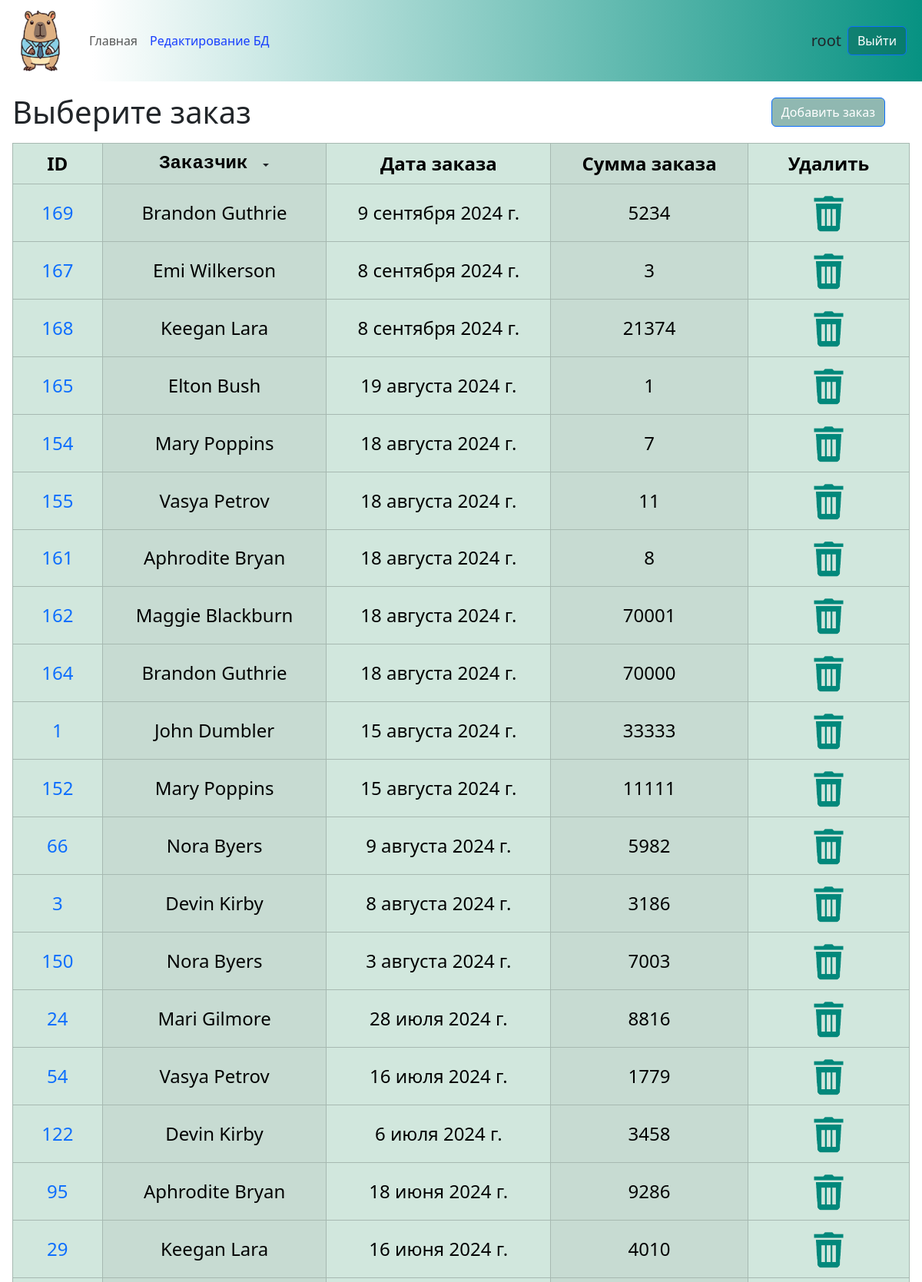
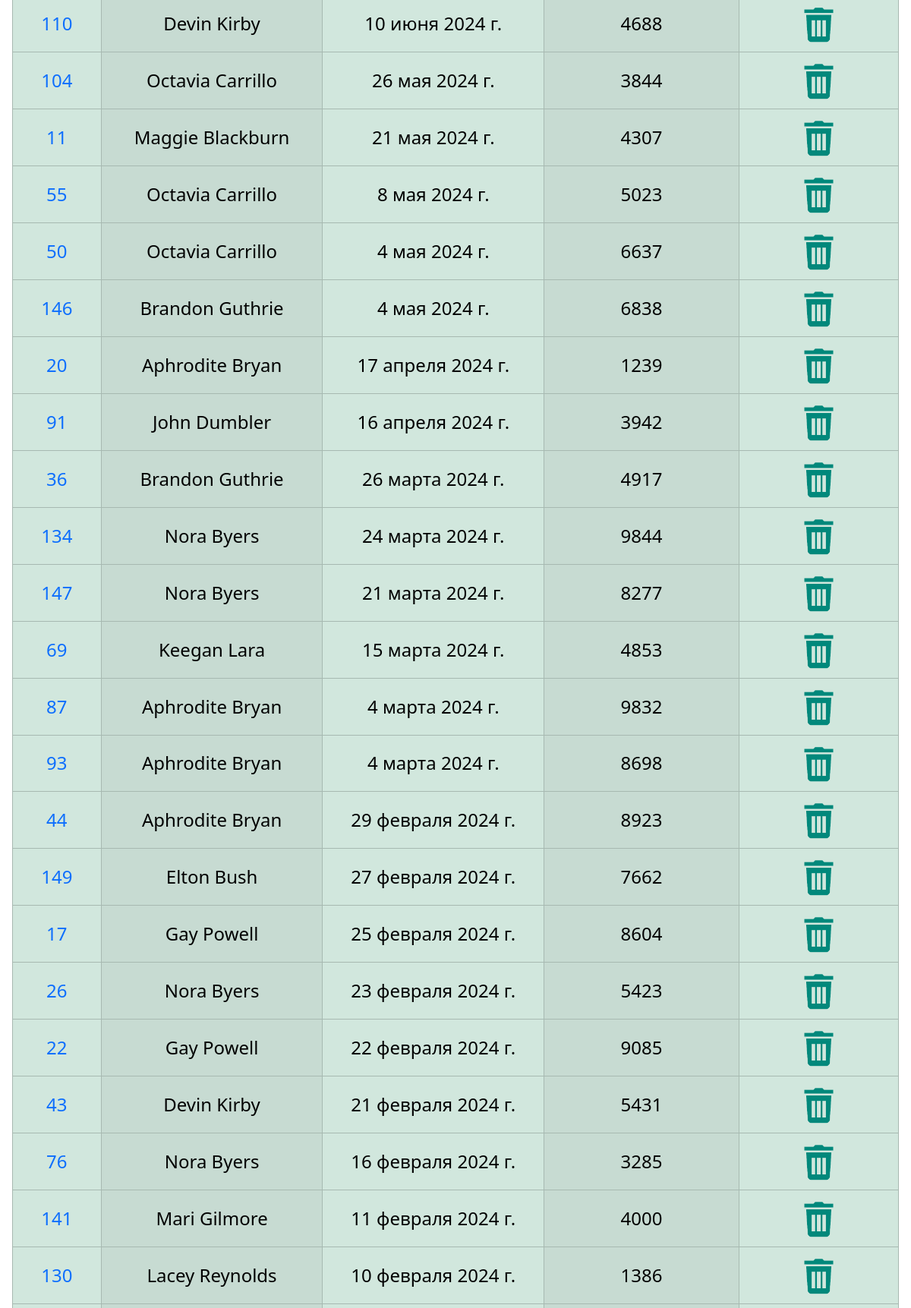
Screenshot of /orders/ (signed in, upper part) with the database file from the repository (2 pictures, top to bottom).
### main/models.py (models this page shows, shortened)
class Order(models.Model):
    client = models.ForeignKey(Client, on_delete=models.DO_NOTHING, verbose_name='Заказчик')
    order_date = models.DateField(verbose_name="дата заказа")
    amount = models.IntegerField(null=False, verbose_name="сумма заказа")
    class Meta:
        db_table = "order"  # Имя таблицы в БД
        verbose_name = "Заказ"
        verbose_name_plural = "Заказы"
        ordering = ['-order_date']
        indexes = [
            models.Index(fields=['-order_date']),
        ]

class Client(models.Model):
    fullname = models.CharField(max_length=100, null=False, verbose_name="имя_фамилия")
    class Meta:
        db_table = "client" # Имя таблицы в БД
        verbose_name = "Заказчик"
        verbose_name_plural = "Заказчики"
    def __str__(self):
        return str(self.fullname)

### main/views.py (the view)
# urls.py: path('orders/', views.order, name='orders'),
@login_required
def order(request, client_pk=""):
    print(request.path == f'/orders/{client_pk}')
    if client_pk:
        orders = Order.objects.select_related("client").filter(client__id=client_pk)
    else:
        orders = Order.objects.select_related("client").all()
    clients = Client.objects.all()
    context = {
        "clients": clients,
        "orders": orders,
    }
    return render(request, "main/orders.html", context)

### main/context_processors.py (called while the page is built)
def edit_form_context(request):
    add_order_form = AddOrderForm()
    return {'add_order_form': add_order_form,}

### main/templates/main/orders.html (shortened to what this page needs)
{% extends 'base.html' %} {% load static %}
{% block content %}
<div class="d-flex justify-content-between align-items-center mt-3">
    <div class="mx-3"><h1 class="m-0">Выберите заказ</h1></div>
    <div class="d-grid gap-2 d-md-flex justify-content-md-end">
      <form action="add/" method="post">
        <button type="button" class="btn btn-primary me-md-5 me-sm-3 me-1" data-bs-toggle="modal" data-bs-target="#exampleModal">
          Добавить заказ
        </button>
      </form>
    </div>
</div>
<form action="">
  <div class="m-3">
    <table  class="table table-success table-bordered table-striped-columns table-hover align-middle">
    <thead>
      <tr>
        <th class="align-middle" style="width: 10%;" scope="col">ID</th>
        <th class="align-middle" style="width: 25%;" scope="col">
          <div class="d-flex justify-content-center align-items-center">
            <div><pre class="m-0">Заказчик </pre></div>
            <div class="dropdown ">
            <button class="btn btn- dropdown-toggle p-0" type="button" id="dropdownMenuButton1" data-bs-toggle="dropdown" aria-expanded="false">
            </button>
            </div>
          </div>
      </th>
        <th class="align-middle" style="width: 25%;" scope="col">Дата заказа</th>
        <th class="align-middle" style="width: 22%;" scope="col">Сумма заказа</th>
        <th class="align-middle" style="width: 18%;" scope="col">Удалить</th>
      </tr>
    </thead>
    <tbody>
      {% for order in orders %}
      <tr>
        <td scope="row"><a href="{% url 'main:edit' order.id %}" title="Редактировать заказ">{{ order.id }}</a></td>
        <td scope="row">{{ order.client }}</td>
        <td scope="row">{{ order.order_date }}</td>
        <td scope="row">{{ order.amount }}</td>
        <td scope="row">
          <a class="m-0 p-0" href="{% url 'main:delete' order.id %}" type="button"><img class="rounded" src="{% static 'main/images/del.png' %}" alt="Удалить"></a>
        </td>
      </tr>
      {% endfor %}
    </tbody>
  </table>
  </div>
</form>
{% endblock %}

### templates/base.html (shortened to what this page needs)
{% load static %}
<!DOCTYPE html>
<html lang="en">
  <head>
    <link
      href="https://cdn.jsdelivr.net/npm/bootstrap@5.3.3/dist/css/bootstrap.min.css"
      rel="stylesheet"
>
    <link href="{% static 'main/css/styles.css' %}" rel="stylesheet">
  </head>
    <body class="wrapper">
      <header>
        <nav class="navbar navbar-expand-lg">
          <div class="container-fluid">
            <a class="navbar-brand" href="{% url 'main:index' %}" ><img src="{% static 'main/images/logo.png' %}" alt="Тут должна быть капибара"></a>
            <div class="collapse navbar-collapse" id="navbarSupportedContent">
              <ul class="navbar-nav me-auto mb-2 mb-lg-0">
                <li class="nav-item">
                  <a class="nav-link {% if request.path == '/' %}active{% endif %}" aria-current="page" href="{% url 'main:index' %}">Главная</a>
                </li>
                <li class="nav-item">
                  <a class="nav-link {% if request.path == '/orders/' %}active{% endif %}" href="{% url 'main:orders' %}" >Редактирование БД</a>
                </li>
              </ul>
              <form class="d-flex align-items-center">
                {% if user.is_authenticated %}
                <span class="align-text-top fs-5">{{user.username}}</span><a class="btn btn-primary mx-2" href="{% url 'users:logout' %}">Выйти</a>
                {% else %}
                <a class="btn btn-primary mx-2" href="{% url 'users:login' %}" role="button">Войти</a>  <a class="btn btn-primary mx-2" href="{% url 'users:registration' %}" role="button">Регистрация</a>
                {% endif %}
              </form>
            </div>
          </div>
        </nav>
      </header>
      <section>
          {% block content %}
          {% endblock %}
      </section>
    </body>
</html>

### main/static/main/css/styles.css (style rules this page uses)
a { text-decoration: none; }
p, pre { font-size: clamp(0.75rem, 0.25rem + 2vw, 1.5rem); }
.navbar { background: linear-gradient(90deg, #ffffff 10%, #079282 100%); }
.navbar-brand img { width: 80px; height: 80px; }
.navbar-nav .nav-link.active { color: rgba(0, 42, 255, 0.897); }
.btn-primary { background-color: rgba(4, 95, 78, 0.441); }
.table { font-size: clamp(0.75rem, 0.25rem + 2vw, 1.5rem); text-align: center; table-layout:fixed; }
.rounded { width: 30%; }
html, body { height: 100%; }
.wrapper { min-height: 100%; display: flex; flex-direction: column; }
section { flex-grow: 1; }

### rows the page displays
Order: id "169", client "Brandon Guthrie", order_date "9 сентября 2024 г.", amount "5234"
Order: id "167", client "Emi Wilkerson", order_date "8 сентября 2024 г.", amount "3"
Order: id "168", client "Keegan Lara", order_date "8 сентября 2024 г.", amount "21374"
Order: id "165", client "Elton Bush", order_date "19 августа 2024 г.", amount "1"
Order: id "154", client "Mary Poppins", order_date "18 августа 2024 г.", amount "7"
Order: id "155", client "Vasya Petrov", order_date "18 августа 2024 г.", amount "11"
Order: id "161", client "Aphrodite Bryan", order_date "18 августа 2024 г.", amount "8"
Order: id "162", client "Maggie Blackburn", order_date "18 августа 2024 г.", amount "70001"
Order: id "164", client "Brandon Guthrie", order_date "18 августа 2024 г.", amount "70000"
Order: id "1", client "John Dumbler", order_date "15 августа 2024 г.", amount "33333"
Order: id "152", client "Mary Poppins", order_date "15 августа 2024 г.", amount "11111"
Order: id "66", client "Nora Byers", order_date "9 августа 2024 г.", amount "5982"
Order: id "3", client "Devin Kirby", order_date "8 августа 2024 г.", amount "3186"
Order: id "150", client "Nora Byers", order_date "3 августа 2024 г.", amount "7003"
Order: id "24", client "Mari Gilmore", order_date "28 июля 2024 г.", amount "8816"
Order: id "54", client "Vasya Petrov", order_date "16 июля 2024 г.", amount "1779"
Order: id "122", client "Devin Kirby", order_date "6 июля 2024 г.", amount "3458"
Order: id "95", client "Aphrodite Bryan", order_date "18 июня 2024 г.", amount "9286"
Order: id "29", client "Keegan Lara", order_date "16 июня 2024 г.", amount "4010"
Order: id "110", client "Devin Kirby", order_date "10 июня 2024 г.", amount "4688"
Order: id "104", client "Octavia Carrillo", order_date "26 мая 2024 г.", amount "3844"
Order: id "11", client "Maggie Blackburn", order_date "21 мая 2024 г.", amount "4307"
Order: id "55", client "Octavia Carrillo", order_date "8 мая 2024 г.", amount "5023"
Order: id "50", client "Octavia Carrillo", order_date "4 мая 2024 г.", amount "6637"
Order: id "146", client "Brandon Guthrie", order_date "4 мая 2024 г.", amount "6838"
Order: id "20", client "Aphrodite Bryan", order_date "17 апреля 2024 г.", amount "1239"
Order: id "91", client "John Dumbler", order_date "16 апреля 2024 г.", amount "3942"
Order: id "36", client "Brandon Guthrie", order_date "26 марта 2024 г.", amount "4917"
Order: id "134", client "Nora Byers", order_date "24 марта 2024 г.", amount "9844"
Order: id "147", client "Nora Byers", order_date "21 марта 2024 г.", amount "8277"
Order: id "69", client "Keegan Lara", order_date "15 марта 2024 г.", amount "4853"
Order: id "87", client "Aphrodite Bryan", order_date "4 марта 2024 г.", amount "9832"
Order: id "93", client "Aphrodite Bryan", order_date "4 марта 2024 г.", amount "8698"
Order: id "44", client "Aphrodite Bryan", order_date "29 февраля 2024 г.", amount "8923"
Order: id "149", client "Elton Bush", order_date "27 февраля 2024 г.", amount "7662"
Order: id "17", client "Gay Powell", order_date "25 февраля 2024 г.", amount "8604"
Order: id "26", client "Nora Byers", order_date "23 февраля 2024 г.", amount "5423"
Order: id "22", client "Gay Powell", order_date "22 февраля 2024 г.", amount "9085"
Order: id "43", client "Devin Kirby", order_date "21 февраля 2024 г.", amount "5431"
Order: id "76", client "Nora Byers", order_date "16 февраля 2024 г.", amount "3285"
Order: id "141", client "Mari Gilmore", order_date "11 февраля 2024 г.", amount "4000"
Order: id "130", client "Lacey Reynolds", order_date "10 февраля 2024 г.", amount "1386"

### other values shown
{{ user.username }} "root"
